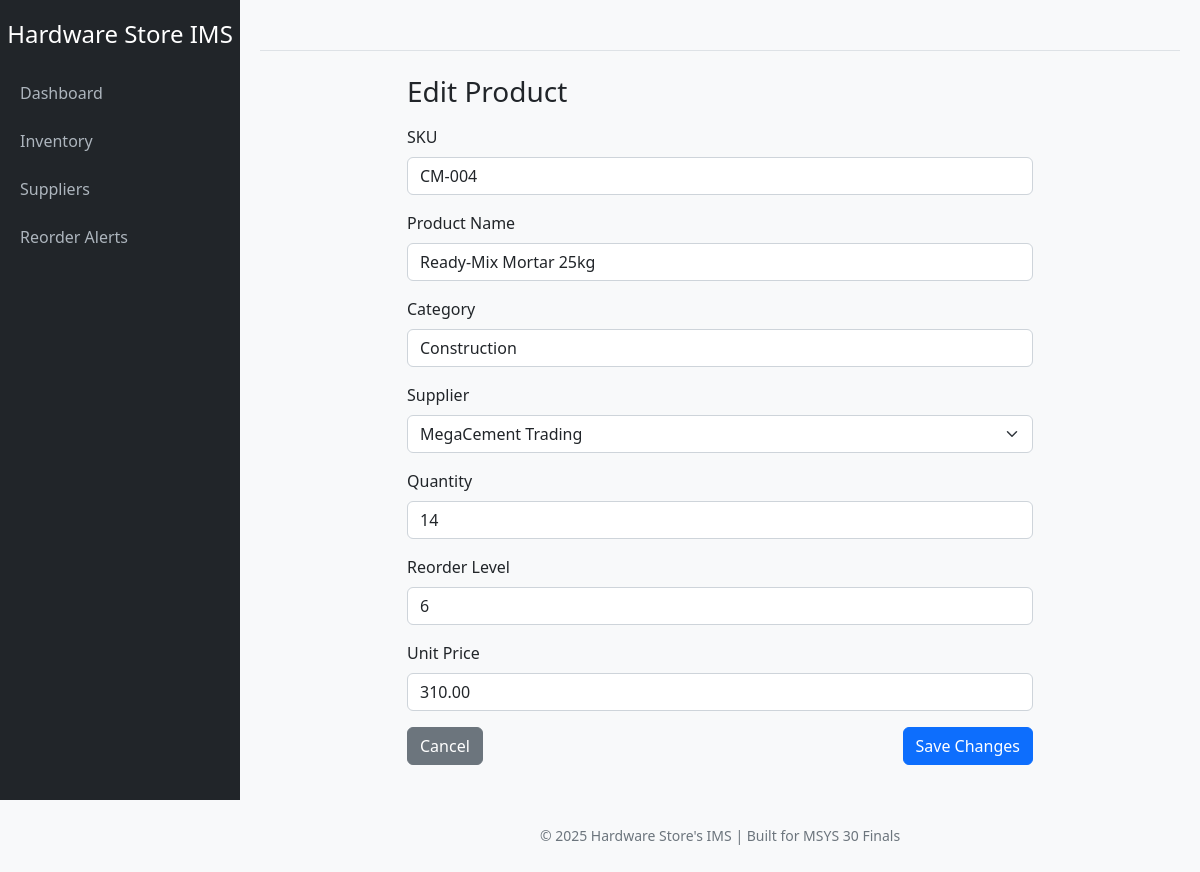
Screenshot of /inventory/edit/22/ with the database file from the repository.
### application/models.py (models this page shows, shortened)
class Product(models.Model):
    sku = models.CharField(max_length=20, unique=True)
    name = models.CharField(max_length=100)
    category = models.CharField(max_length=50, blank=True)
    supplier = models.ForeignKey(Supplier, on_delete=models.SET_NULL, null=True, blank=True)
    quantity = models.PositiveIntegerField(default=0)
    reorder_level = models.PositiveIntegerField(default=5)
    unit_price = models.DecimalField(max_digits=10, decimal_places=2)
    last_updated = models.DateTimeField(auto_now=True)

class Supplier(models.Model):
    name = models.CharField(max_length=100)
    contact_person = models.CharField(max_length=100, blank=True)
    phone = models.CharField(max_length=20, blank=True)
    email = models.EmailField(blank=True)
    address = models.TextField(blank=True)

### application/views.py (the view, shortened to what this page needs)
# urls.py: path('inventory/edit/<int:pk>/', views.edit_product, name='edit_product'),
def edit_product(request, pk):
    product = get_object_or_404(Product, pk=pk)
    suppliers = Supplier.objects.all()
    return render(request, 'myapp/edit_product.html', {'product': product, 'suppliers': suppliers})

### application/templates/myapp/edit_product.html (shortened to what this page needs)
{% extends 'myapp/base.html' %}
{% block content %}
<div class="container mt-4" style="max-width: 650px;">
    <h3 class="mb-3">Edit Product</h3>
    <form method="POST">
        <div class="mb-3">
            <label class="form-label">SKU</label>
            <input type="text" name="sku" class="form-control"
                   value="{{ product.sku }}" required>
        </div>
        <div class="mb-3">
            <label class="form-label">Product Name</label>
            <input type="text" name="name" class="form-control"
                   value="{{ product.name }}" required>
        </div>
        <div class="mb-3">
            <label class="form-label">Category</label>
            <input type="text" name="category" class="form-control"
                   value="{{ product.category }}" required>
        </div>
        <div class="mb-3">
            <label class="form-label">Supplier</label>
            <select name="supplier" class="form-select">
                {% for sup in suppliers %}
                    <option value="{{ sup.id }}"
                        {% if product.supplier and product.supplier.id == sup.id %}
                            selected
                        {% endif %}>
                        {{ sup.name }}
                    </option>
                {% endfor %}
            </select>
        </div>
        <div class="mb-3">
            <label class="form-label">Quantity</label>
            <input type="number" name="quantity" class="form-control"
                   value="{{ product.quantity }}" required>
        </div>
        <div class="mb-3">
            <label class="form-label">Reorder Level</label>
            <input type="number" name="reorder_level" class="form-control"
                   value="{{ product.reorder_level }}" required>
        </div>
        <div class="mb-3">
            <label class="form-label">Unit Price</label>
            <input type="number" step="0.01" name="unit_price" class="form-control"
                   value="{{ product.unit_price }}" required>
        </div>
        <div class="d-flex justify-content-between mt-3">
            <a href="{% url 'inventory_list' %}" class="btn btn-secondary">Cancel</a>
            <button type="submit" class="btn btn-primary">Save Changes</button>
        </div>
    </form>
</div>
{% endblock %}

### application/templates/myapp/base.html (style rules this page uses)
body { background-color: #f8f9fa; font-family: 'Segoe UI', sans-serif; }

### rows the page displays
Product: sku "CM-004", name "Ready-Mix Mortar 25kg", category "Construction", supplier "MegaCement Trading", quantity "14", reorder_level "6", unit_price "310.00"
